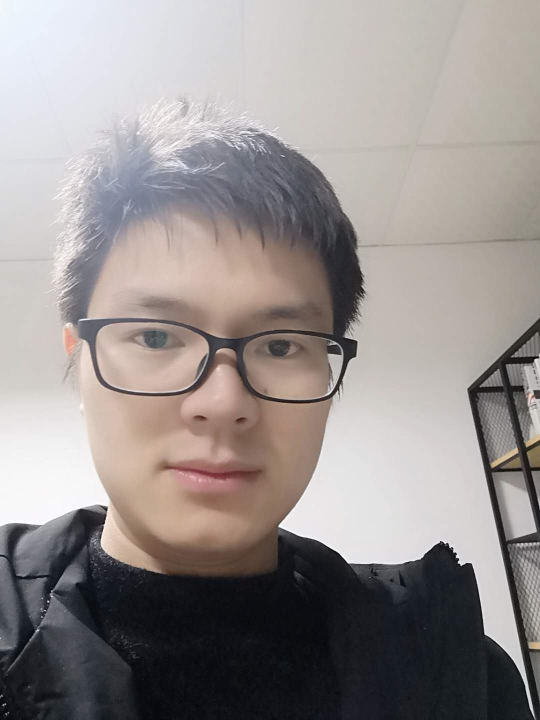
#> input picture RPIFlaskCamera/controller/utils/data/database/刘冬冬.jpg, 1080 x 1440 px, given in place of the camera (shown at 1/2 size)
$ python OpencvClassify.py
#> lines starting #> are read from the running program, lines starting #| are printed output that depends on the picture; after the words box and inside, x2 and y2 are one past the last pixel; in counts of white or black regions, pixels touching at a corner belong together
#> further down, frame is the input picture: shape (1440, 1080, 3); mean B, G, R 142.9, 144.3, 150.9
import os
import time
import cv2


class OpencvWrapper(object):
    def __init__(self):
        self.cascade_ped_src="controller/utils/data/cas_classify/haarcascade_fullbody.xml"    # 注意路径， 更目录是app.py 所在的目录
        self.facesrc="controller/utils/data/cas_classify/haarcascade_frontalface_default.xml"
        self.ped_cascade = cv2.CascadeClassifier(self.facesrc)


    def get_object(self, frame):
        found_objects = False
         # Resize frame of video to 1/4 size for faster face recognition processing
        small_frame = cv2.resize(frame, (0, 0), fx=0.25, fy=0.25)
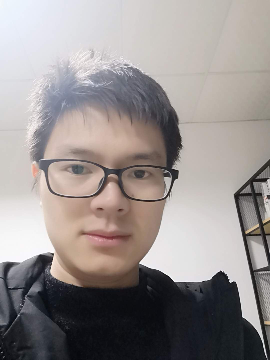
#> small_frame: shape (360, 270, 3); mean B, G, R 143, 144.4, 151
        gray = cv2.cvtColor(small_frame, cv2.COLOR_BGR2GRAY)
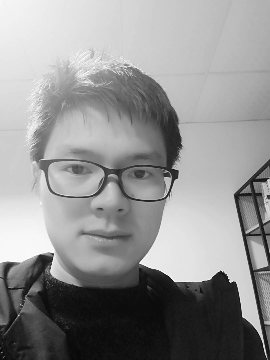
#> gray: shape (360, 270); min 7, max 254, mean 146.2
        objects = self.get_objects(self.ped_cascade, gray)
#> in get_objects, `objects = classifier.detectMultiScale( gray, scaleFactor=1.05, minNeig..`: objects = [[26, 105, 161, 161]]
#> objects = [[26, 105, 161, 161]]

        if len(objects) > 0:
            found_objects = True
        # Draw a rectangle around the objects
        for (x, y, w, h) in objects:
            x *= 4
            y *= 4
            w *= 4
            h *= 4
            cv2.rectangle(frame, (x, y), (x + w, y + h), (0, 0, 255), 2)
#> this loop made 1 pass
#> (x, y, w, h) on pass 1: (104, 420, 644, 644)
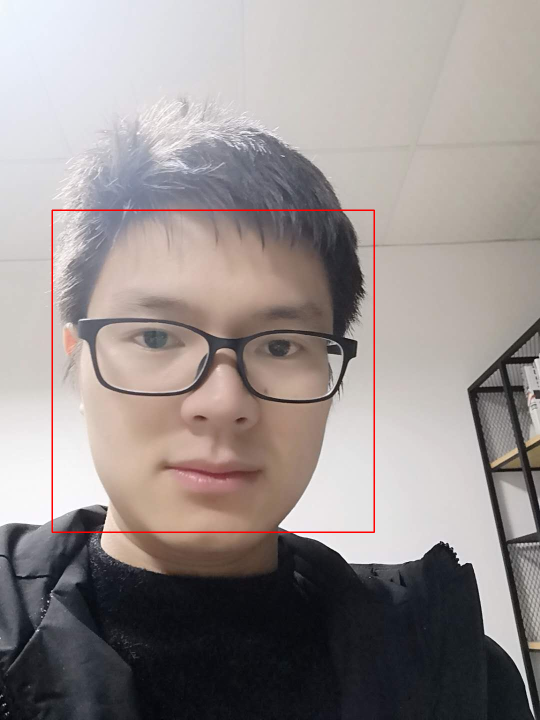
#> frame: shape (1440, 1080, 3) (shown at 1/2 size); 0.5% of pixels changed, all inside (x1, y1, x2, y2) = (103, 419, 750, 1066)
        return frame, found_objects

    def get_objects(self, classifier, gray):
        objects = classifier.detectMultiScale(
            gray,
            scaleFactor=1.05,
            minNeighbors=5,
            minSize=(30, 30)
        )
        return objects

if __name__ == "__main__":
    wrapper=OpencvWrapper()
    cap = cv2.VideoCapture(0)
    while True:
        ret, frame = cap.read()
        frame,_=wrapper.get_object(frame)
        # ret, jpeg = cv2.imencode('.jpg', frame)
        cv2.imshow("result", frame)
        c = cv2.waitKey(10)
#> (key Esc is pressed here)
        if c == 27: # ESC
            break
